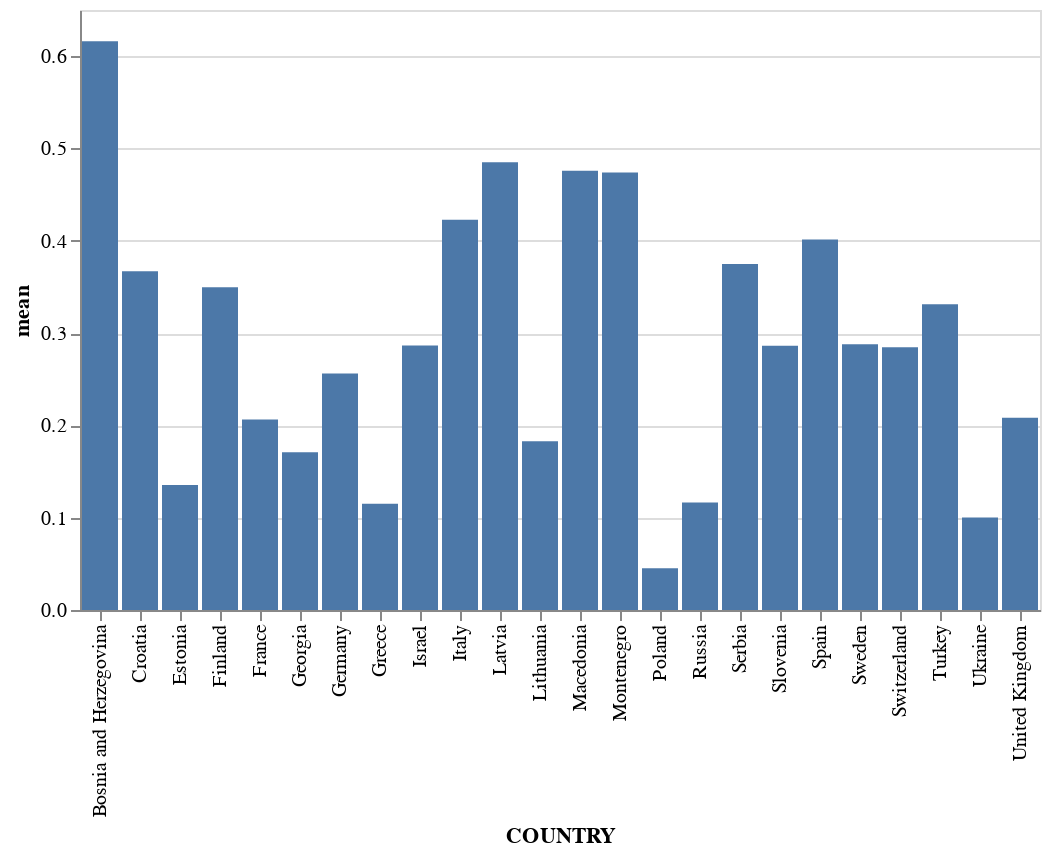

The code cell stored with this chart in its notebook:
### Code cell
# Bar chart with leading European countries on FG3M/FGM:

import pandas as pd
import altair as alt

# Calculate mean and standard deviation for AVG AST for Europeans:
avg_3p_europe = europe_F_regular.groupby('COUNTRY')['FG3M/FGM'].agg(['mean']).reset_index()

bar_europe = alt.Chart(avg_3p_europe).mark_bar().encode(
    x='COUNTRY',
    y='mean:Q'
)
bar_europe

### Figure 1 — Vega-Lite specification as saved in the notebook (floating-point values rounded to 4 significant figures)
{"config": {"view": {"continuousWidth": 300, "continuousHeight": 300}}, "data": {"name": "data-831a6dca8a7e3d8dff68b76d0088686f"}, "mark": {"type": "bar"}, "encoding": {"x": {"field": "COUNTRY", "type": "nominal"}, "y": {"field": "mean", "type": "quantitative"}}, "$schema": "https://vega.github.io/schema/vega-lite/v5.8.0.json", "datasets": {"data-831a6dca8a7e3d8dff68b76d0088686f": [{"COUNTRY": "Bosnia and Herzegovina", "mean": 0.6162}, {"COUNTRY": "Croatia", "mean": 0.3669}, {"COUNTRY": "Estonia", "mean": 0.1355}, {"COUNTRY": "Finland", "mean": 0.3497}, {"COUNTRY": "France", "mean": 0.2064}, {"COUNTRY": "Georgia", "mean": 0.1708}, {"COUNTRY": "Germany", "mean": 0.2562}, {"COUNTRY": "Greece", "mean": 0.115}, {"COUNTRY": "Israel", "mean": 0.2866}, {"COUNTRY": "Italy", "mean": 0.4228}, {"COUNTRY": "Latvia", "mean": 0.4851}, {"COUNTRY": "Lithuania", "mean": 0.1829}, {"COUNTRY": "Macedonia", "mean": 0.4759}, {"COUNTRY": "Montenegro", "mean": 0.4739}, {"COUNTRY": "Poland", "mean": 0.04514}, {"COUNTRY": "Russia", "mean": 0.1165}, {"COUNTRY": "Serbia", "mean": 0.3749}, {"COUNTRY": "Slovenia", "mean": 0.2863}, {"COUNTRY": "Spain", "mean": 0.4014}, {"COUNTRY": "Sweden", "mean": 0.288}, {"COUNTRY": "Switzerland", "mean": 0.2847}, {"COUNTRY": "Turkey", "mean": 0.3313}, {"COUNTRY": "Ukraine", "mean": 0.1003}, {"COUNTRY": "United Kingdom", "mean": 0.2084}]}}
